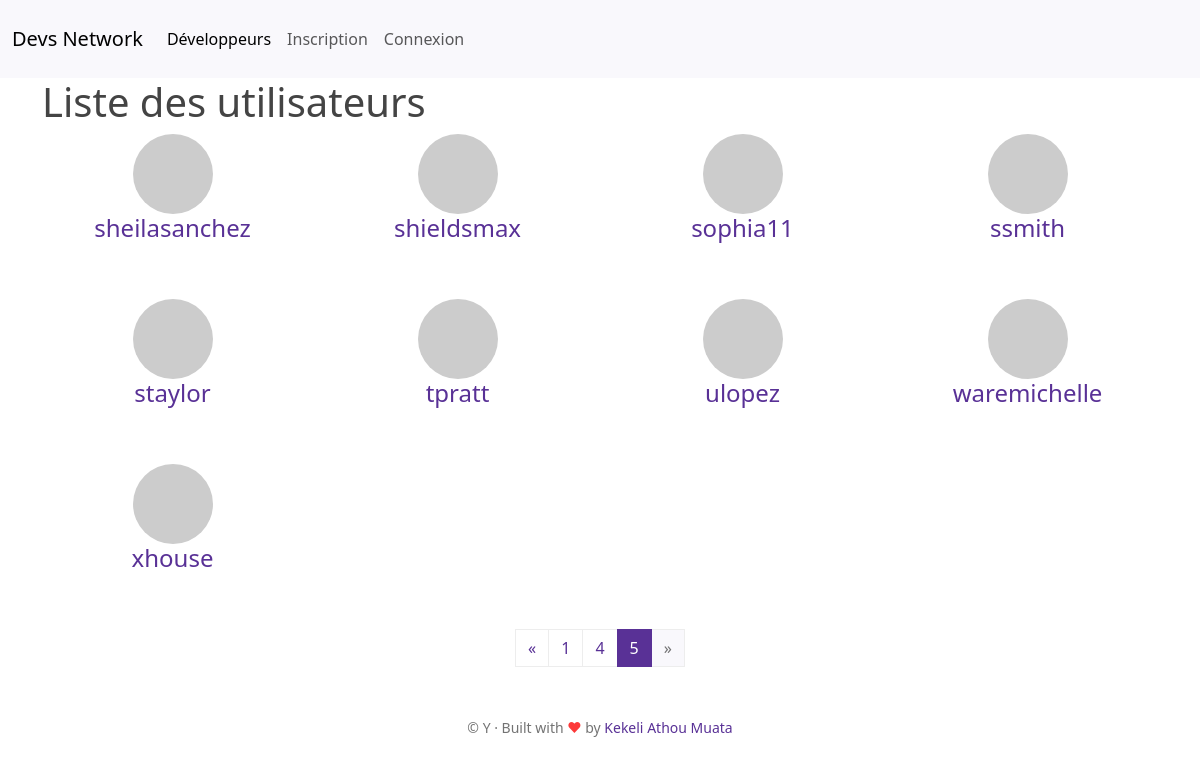
The page /users/list/users/?page=5 on the database its author committed.
### devs/models.py (models this page shows, shortened)
class User(UserMixin, db.Model):
    id = db.Column(db.Integer, primary_key=True)
    name = db.Column(db.String(255))
    pseudo = db.Column(db.String(50), index=True, unique=True)
    email = db.Column(db.String(120), index=True, unique=True)
    password_hash = db.Column(db.String(255))
    has_been_confirmed = db.Column(db.Boolean, default=False)
    created_at = db.Column(db.DateTime, default=datetime.utcnow)
    city = db.Column(db.String(255))
    profile_img = db.Column(db.String(255))
    country = db.Column(db.String(255))
    sex = db.Column(db.String(1))
    twitter = db.Column(db.String(255))
    github = db.Column(db.String(255))
    available_for_hiring = db.Column(db.Boolean, default=False)
    bio = db.Column(db.Text)
    codes = db.relationship('Code', backref='owner', lazy=True)
    posts = db.relationship('Post', backref='author', lazy=True)
    user_sender = db.relationship('FriendRelationship', backref='sender', primaryjoin=id == FriendRelationship.fk_user_sender)
    user_receiver = db.relationship('FriendRelationship', backref='receiver', primaryjoin=id == FriendRelationship.fk_user_receiver)
    def set_avatar(self, size):
        digest = md5(self.email.lower().encode('utf-8')).hexdigest()
        return f'https://www.gravatar.com/avatar/{digest}?d=identicon&s={size}'

### devs/users/routes.py (the view)
@bp.route('/list/users/')
def list_users():
    page = request.args.get('page', 1, type=int)
    page_users = User.query \
        .filter_by(has_been_confirmed=True) \
        .order_by(User.pseudo.asc()) \
        .paginate(page=page, per_page=current_app.config['USERS_PER_PAGE'])
    return render_template('users/list_users.html', title='Liste des utilisateurs', page_users=page_users)

### devs/main/routes.py (called while the page is built)
@bp.before_app_request
def before_request():
    g.locale = str(get_locale())

### devs/templates/users/list_users.html
{% extends 'layouts/base.html' %}
{% block content %}
<div class="container">
    <h1>{{ _('Liste des utilisateurs') }}</h1>
    {% if page_users.items|length != 0 %}
        {% for row in page_users.items|batch(4) %}
            <div class="row users">
                {% for user in row %}
                    <div class="col-md-3 user-block">
                        <a href="{{ url_for('users.profile', id=user.id) }}">
                            <img class="avatar rounded-circle" src="{{ user.set_avatar(70) }}"
                                 alt="image de profil de {{ user.pseudo }}">
                        </a>
                        <h4 class="user-block-username">
                            <a href="{{ url_for('users.profile', id=user.id) }}">
                                {{ user.pseudo }}
                            </a>
                        </h4>
                    </div>
                {% endfor %}
            </div>
        {% endfor %}
            <nav>
            <ul class="pagination justify-content-center">
                <li class="page-item {% if not page_users.has_prev %} disabled {% endif %}">
                    <a class="page-link" href="{{ url_for('users.list_users', page=page_users.prev_num) }}"
                       aria-label="Previous">
                        <span aria-hidden="true">&laquo;</span>
                    </a>
                </li>
                {% for page_num in page_users.iter_pages(left_edge=1, right_edge=1, left_current=1, right_current=2) %}
                    {% if page_num %}
                        <li class="page-item {% if page_users.page == page_num  %} active {% endif %}">
                            <a class="page-link" href="{{ url_for('users.list_users', page=page_num) }}">
                                {{ page_num }}
                            </a>
                        </li>
                    {% endif %}
                {% endfor %}
                <li class="page-item {% if not page_users.has_next %} disabled {% endif %}">
                    <a class="page-link" href="{{ url_for('users.list_users', page=page_users.next_num) }}"
                       aria-label="Next">
                        <span aria-hidden="true">&raquo;</span>
                    </a>
                </li>
            </ul>
        </nav>
    {% else %}
        <p class="mt-5 h1 text-center">{{ _('Aucun utilisateur pour le moment') }}</p>
    {% endif %}
</div>
{% endblock %}

### devs/static/assets/css/main.css (style rules this page uses)
a { text-decoration: none; }
.users { margin-bottom: 3em; }
.user-block { text-align: center; }
.user-block .avatar { margin: auto; }

### rows shown on the page
User: pseudo "sheilasanchez"
User: pseudo "shieldsmax"
User: pseudo "sophia11"
User: pseudo "ssmith"
User: pseudo "staylor"
User: pseudo "tpratt"
User: pseudo "ulopez"
User: pseudo "waremichelle"
User: pseudo "xhouse"

### other values the page prints
{{ WEBSITE_NAME }} "Devs Network"
{{ page_num }} "1" "4" "5"
{{ moment().format('Y') }} "Y"
